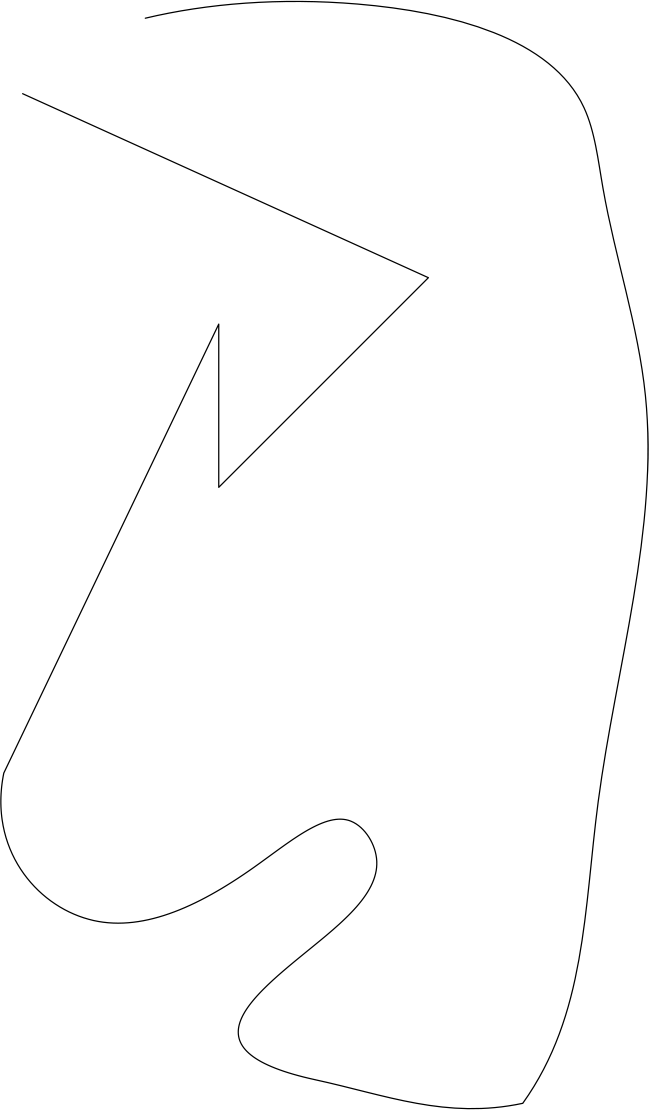
#> input picture images/test_draw_1.png, 3244 x 5550 px (shown at 1/5 size)
$ jupyter execute --allow-errors new.ipynb
#> lines starting #> are read from the running program, lines starting #| are printed output that depends on the picture; after the words box and inside, x2 and y2 are one past the last pixel; in counts of white or black regions, pixels touching at a corner belong together
[cell 1]
import cv2
import matplotlib.pyplot as plt
import numpy as np

# Threshold
img = cv2.imread('images/test_draw_1.png')
#> img is the input picture: shape (5550, 3244, 3); min 0, max 255, mean 253.2
img_gray = cv2.cvtColor(img, cv2.COLOR_BGR2GRAY)
_, img_thr = cv2.threshold(img_gray, 150, 255, cv2.THRESH_BINARY)
#> img_thr: shape (5550, 3244); 99.3% white; 1 black region, box (x1, y1, x2, y2) and area: (1, 4, 3243, 5546) 126383
# fig, axs = plt.subplots(1)
# axs.set_title("Thresholded")
plt.imshow(img_gray, aspect="auto", cmap="gray")

[cell 2]
img = cv2.imread('images/test_draw_1.png')
# Convert to gray-scale
gray = cv2.cvtColor(img, cv2.COLOR_BGR2GRAY)

circles = cv2.HoughCircles(gray, cv2.HOUGH_GRADIENT, 3, img.shape[0]/64)
#> circles = 788 rows, first 8: [1483.5, 3418.5, 3409.5], [1480.5, 3517.5, 3507.6], [1468.5, 3262.5, 3259.8], [1480.5, 3604.5, 3593.7], [601.5, 4018.5, 600], [1471.5, 3706.5, 3696], [1483.5, 3148.5, 3145.8], [25.5, 2263.5, 3210]
# Draw detected circles
if circles is not None:
    circles = np.uint16(np.around(circles))
#> circles = 788 rows, first 8: [1484, 3418, 3410], [1480, 3518, 3508], [1468, 3262, 3260], [1480, 3604, 3594], [602, 4018, 600], [1472, 3706, 3696], [1484, 3148, 3146], [26, 2264, 3210]
    for i in circles[0, :]:
        # Draw outer circle
        cv2.circle(img, (i[0], i[1]), i[2], (0, 255, 0), 2)
        # Draw inner circle
        cv2.circle(img, (i[0], i[1]), 2, (0, 0, 255), 3)
#> this loop made 788 passes
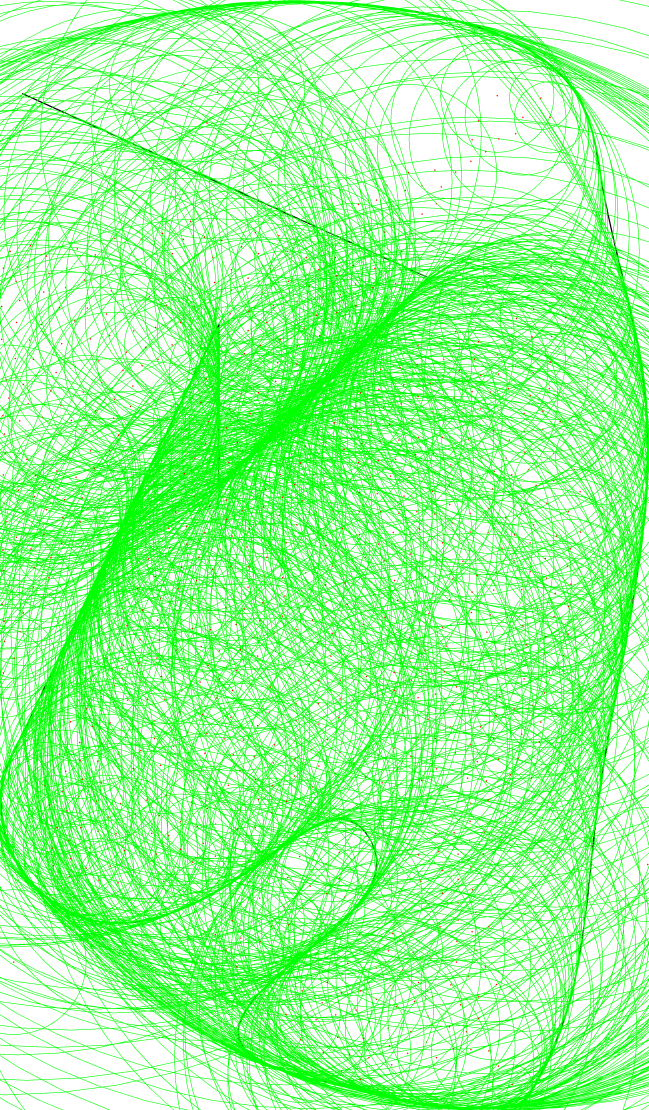
#> img: shape (5550, 3244, 3) (shown at 1/5 size); mean B, G, R 159.1, 254.5, 159.5

[cell 3]
plt.imshow(img, aspect="auto", cmap="gray")

[cell 4]
import cv2
import numpy as np
import math

img = cv2.pyrDown(cv2.imread('images/test_draw_1.png', cv2.IMREAD_COLOR))
#> img: shape (2775, 1622, 3); min 0, max 255, mean 253.2

# threshold image
ret, threshed_img = cv2.threshold(cv2.cvtColor(img, cv2.COLOR_BGR2GRAY),
                127, 255, cv2.THRESH_BINARY)
#> threshed_img: shape (2775, 1622); 99.3% white; 1 black region
# find contours and get the external one
contours, hier = cv2.findContours(threshed_img, cv2.RETR_EXTERNAL, cv2.CHAIN_APPROX_SIMPLE)  # Use cv2.RETR_EXTERNAL for getting the external contour
#> contours = 1 contour; box (x1, y1, x2, y2) and area: (0, 0, 1622, 2775) 4456956


#> (the rest of this cell did not finish here and is left out)
